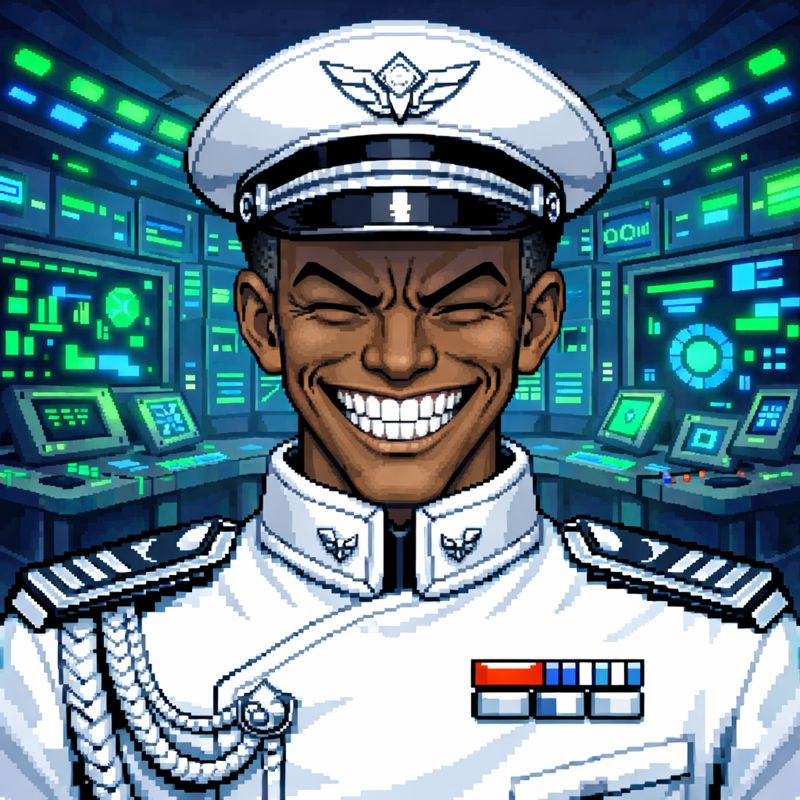
#> input picture obamaidle.jpeg, 800 x 800 px
$ python prepare_obama_avatars.py
#> lines starting #> are read from the running program, lines starting #| are printed output that depends on the picture
from __future__ import annotations

import sys
from pathlib import Path
from typing import Dict

from PIL import Image

ROOT = Path(__file__).resolve().parents[1]
AVATAR_DIR = ROOT / "game" / "assets" / "avatars" / "obama"
TARGET_SIDE = 320
STATE_ORDER = ['idle', 'thrust', 'left', 'right', 'fire', 'special', 'victory']
SOURCE_FILES: Dict[str, str] = {
    'idle': 'obamaidle.jpeg',
    'left': 'obamaleft.png',
    'right': 'obamaright.png',
    'fire': 'obama attacking.jpeg',
    'special': 'obamaability.png',
}
FALLBACKS: Dict[str, str] = {
    'thrust': 'idle',
    'victory': 'special',
}

def load_image(name: str) -> Image.Image:
#> called with name = 'obamaidle.jpeg'
    source_path = ROOT / name
    if not source_path.exists():
        raise FileNotFoundError(f"Missing source image: {source_path}")
    img = Image.open(source_path).convert('RGBA')
    return img

def fit_canvas(img: Image.Image, side: int = TARGET_SIDE) -> Image.Image:
#> called with side = 320
    width, height = img.size
#> width = 800; height = 800
    if width == 0 or height == 0:
        return Image.new('RGBA', (side, side), (0, 0, 0, 0))
    scale = max(side / width, side / height)
#> scale = 0.4
    new_size = (int(width * scale), int(height * scale))
#> new_size = (320, 320)
    img = img.resize(new_size, Image.Resampling.LANCZOS)
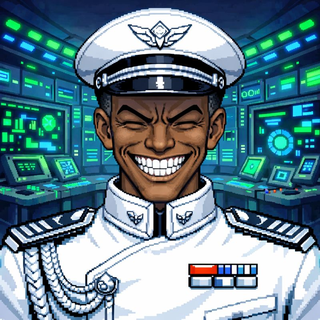
#> img: PIL image 320x320 RGBA; mean R, G, B, A 99.2, 129.6, 141.3, 255
    width, height = img.size
#> width = 320; height = 320
    left = max(0, int((width - side) / 2))
#> left = 0
    top = max(0, int((height - side) / 2) - int(side * 0.08))
#> top = 0
    right = left + side
#> right = 320
    bottom = top + side
#> bottom = 320
#> pass 3 of the loop in main, `for state in STATE_ORDER:`:
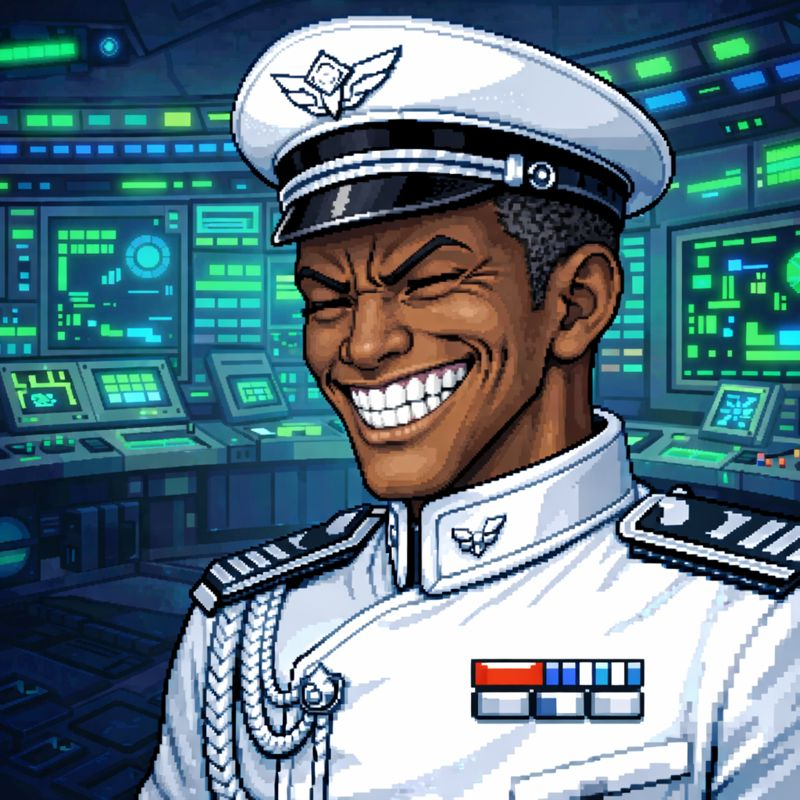
#> input picture obamaleft.png, 800 x 800 px
#> in fit_canvas (call 3), `img = img.resize(new_size, Image.Resampling.LANCZOS)`:
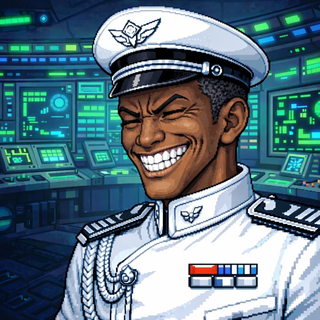
#> img: PIL image 320x320 RGBA; mean R, G, B, A 92.9, 119.2, 130.7, 255
#> the loop made 7 passes; the first 3 are shown
    img = img.crop((left, top, right, bottom))
    return img

def build_state_image(state: str) -> Image.Image:
    if state in SOURCE_FILES:
        img = load_image(SOURCE_FILES[state])
    else:
        fallback = FALLBACKS.get(state)
        if not fallback:
            raise KeyError(f"No source or fallback defined for state '{state}'")
        img = load_image(SOURCE_FILES[fallback])
    return fit_canvas(img)

def main() -> int:
    AVATAR_DIR.mkdir(parents=True, exist_ok=True)
    for state in STATE_ORDER:
        try:
            rendered = build_state_image(state)
        except Exception as exc:  # pylint: disable=broad-except
            print(f"Failed to generate '{state}': {exc}", file=sys.stderr)
            return 1
        out_path = AVATAR_DIR / f"{state}.png"
        rendered.save(out_path)
        print(f"Wrote {out_path.relative_to(ROOT)}")
    return 0

if __name__ == '__main__':
    raise SystemExit(main())
#> (the program exits here)
